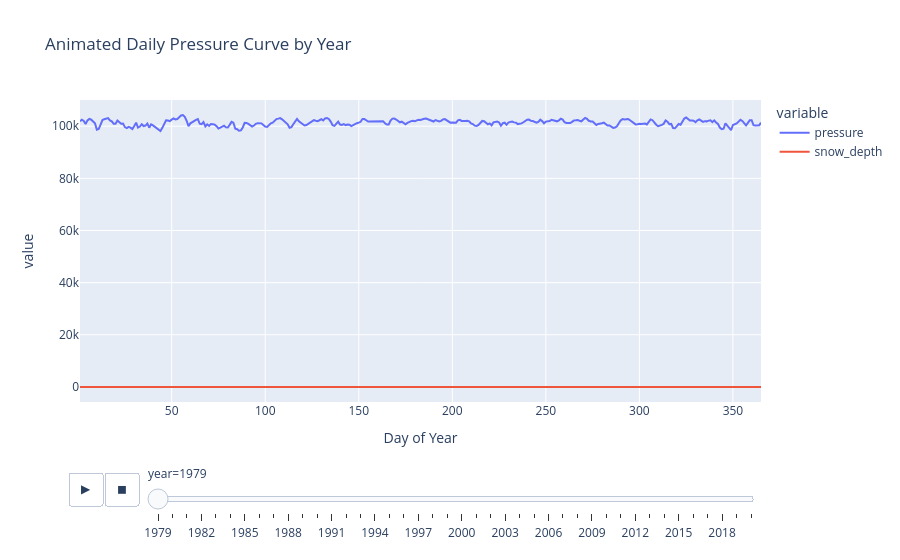

The notebook cell saved with this chart:
### Code cell
fig = px.line(df, x="day", y=["pressure", "snow_depth"], animation_frame="year", title="Animated Daily Pressure Curve by Year",
              labels={"pressure": "Pressure (Pa)", "day": "Day of Year"})
fig.show()

### Figure 1 — Plotly figure (JSON) as saved in the notebook; plotly's stock layout.template omitted (floating-point values rounded to 4 significant figures; data arrays with more than 128 entries replaced by an {"elided": "..."} marker saying what was removed)
{"data": [{"hovertemplate": "variable=pressure<br>year=1979<br>Day of Year=%{x}<br>value=%{y}<extra></extra>", "legendgroup": "pressure", "line": {"color": "#636efa", "dash": "solid"}, "marker": {"symbol": "circle"}, "mode": "lines", "name": "pressure", "orientation": "v", "showlegend": true, "type": "scatter", "x": {"elided": "364 int values"}, "xaxis": "x", "y": {"elided": "364 float values"}, "yaxis": "y"}, {"hovertemplate": "variable=snow_depth<br>year=1979<br>Day of Year=%{x}<br>value=%{y}<extra></extra>", "legendgroup": "snow_depth", "line": {"color": "#EF553B", "dash": "solid"}, "marker": {"symbol": "circle"}, "mode": "lines", "name": "snow_depth", "orientation": "v", "showlegend": true, "type": "scatter", "x": {"elided": "364 int values"}, "xaxis": "x", "y": {"elided": "364 float values"}, "yaxis": "y"}], "layout": {"legend": {"title": {"text": "variable"}, "tracegroupgap": 0}, "sliders": [{"active": 0, "currentvalue": {"prefix": "year="}, "len": 0.9, "pad": {"b": 10, "t": 60}, "steps": [{"args": [["1979"], {"frame": {"duration": 0, "redraw": false}, "fromcurrent": true, "mode": "immediate", "transition": {"duration": 0, "easing": "linear"}}], "label": "1979", "method": "animate"}, {"args": [["1980"], {"frame": {"duration": 0, "redraw": false}, "fromcurrent": true, "mode": "immediate", "transition": {"duration": 0, "easing": "linear"}}], "label": "1980", "method": "animate"}, {"args": [["1981"], {"frame": {"duration": 0, "redraw": false}, "fromcurrent": true, "mode": "immediate", "transition": {"duration": 0, "easing": "linear"}}], "label": "1981", "method": "animate"}, {"args": [["1982"], {"frame": {"duration": 0, "redraw": false}, "fromcurrent": true, "mode": "immediate", "transition": {"duration": 0, "easing": "linear"}}], "label": "1982", "method": "animate"}, {"args": [["1983"], {"frame": {"duration": 0, "redraw": false}, "fromcurrent": true, "mode": "immediate", "transition": {"duration": 0, "easing": "linear"}}], "label": "1983", "method": "animate"}, {"args": [["1984"], {"frame": {"duration": 0, "redraw": false}, "fromcurrent": true, "mode": "immediate", "transition": {"duration": 0, "easing": "linear"}}], "label": "1984", "method": "animate"}, {"args": [["1985"], {"frame": {"duration": 0, "redraw": false}, "fromcurrent": true, "mode": "immediate", "transition": {"duration": 0, "easing": "linear"}}], "label": "1985", "method": "animate"}, {"args": [["1986"], {"frame": {"duration": 0, "redraw": false}, "fromcurrent": true, "mode": "immediate", "transition": {"duration": 0, "easing": "linear"}}], "label": "1986", "method": "animate"}, {"args": [["1987"], {"frame": {"duration": 0, "redraw": false}, "fromcurrent": true, "mode": "immediate", "transition": {"duration": 0, "easing": "linear"}}], "label": "1987", "method": "animate"}, {"args": [["1988"], {"frame": {"duration": 0, "redraw": false}, "fromcurrent": true, "mode": "immediate", "transition": {"duration": 0, "easing": "linear"}}], "label": "1988", "method": "animate"}, {"args": [["1989"], {"frame": {"duration": 0, "redraw": false}, "fromcurrent": true, "mode": "immediate", "transition": {"duration": 0, "easing": "linear"}}], "label": "1989", "method": "animate"}, {"args": [["1990"], {"frame": {"duration": 0, "redraw": false}, "fromcurrent": true, "mode": "immediate", "transition": {"duration": 0, "easing": "linear"}}], "label": "1990", "method": "animate"}, {"args": [["1991"], {"frame": {"duration": 0, "redraw": false}, "fromcurrent": true, "mode": "immediate", "transition": {"duration": 0, "easing": "linear"}}], "label": "1991", "method": "animate"}, {"args": [["1992"], {"frame": {"duration": 0, "redraw": false}, "fromcurrent": true, "mode": "immediate", "transition": {"duration": 0, "easing": "linear"}}], "label": "1992", "method": "animate"}, {"args": [["1993"], {"frame": {"duration": 0, "redraw": false}, "fromcurrent": true, "mode": "immediate", "transition": {"duration": 0, "easing": "linear"}}], "label": "1993", "method": "animate"}, {"args": [["1994"], {"frame": {"duration": 0, "redraw": false}, "fromcurrent": true, "mode": "immediate", "transition": {"duration": 0, "easing": "linear"}}], "label": "1994", "method": "animate"}, {"args": [["1995"], {"frame": {"duration": 0, "redraw": false}, "fromcurrent": true, "mode": "immediate", "transition": {"duration": 0, "easing": "linear"}}], "label": "1995", "method": "animate"}, {"args": [["1996"], {"frame": {"duration": 0, "redraw": false}, "fromcurrent": true, "mode": "immediate", "transition": {"duration": 0, "easing": "linear"}}], "label": "1996", "method": "animate"}, {"args": [["1997"], {"frame": {"duration": 0, "redraw": false}, "fromcurrent": true, "mode": "immediate", "transition": {"duration": 0, "easing": "linear"}}], "label": "1997", "method": "animate"}, {"args": [["1998"], {"frame": {"duration": 0, "redraw": false}, "fromcurrent": true, "mode": "immediate", "transition": {"duration": 0, "easing": "linear"}}], "label": "1998", "method": "animate"}, {"args": [["1999"], {"frame": {"duration": 0, "redraw": false}, "fromcurrent": true, "mode": "immediate", "transition": {"duration": 0, "easing": "linear"}}], "label": "1999", "method": "animate"}, {"args": [["2000"], {"frame": {"duration": 0, "redraw": false}, "fromcurrent": true, "mode": "immediate", "transition": {"duration": 0, "easing": "linear"}}], "label": "2000", "method": "animate"}, {"args": [["2001"], {"frame": {"duration": 0, "redraw": false}, "fromcurrent": true, "mode": "immediate", "transition": {"duration": 0, "easing": "linear"}}], "label": "2001", "method": "animate"}, {"args": [["2002"], {"frame": {"duration": 0, "redraw": false}, "fromcurrent": true, "mode": "immediate", "transition": {"duration": 0, "easing": "linear"}}], "label": "2002", "method": "animate"}, {"args": [["2003"], {"frame": {"duration": 0, "redraw": false}, "fromcurrent": true, "mode": "immediate", "transition": {"duration": 0, "easing": "linear"}}], "label": "2003", "method": "animate"}, {"args": [["2004"], {"frame": {"duration": 0, "redraw": false}, "fromcurrent": true, "mode": "immediate", "transition": {"duration": 0, "easing": "linear"}}], "label": "2004", "method": "animate"}, {"args": [["2005"], {"frame": {"duration": 0, "redraw": false}, "fromcurrent": true, "mode": "immediate", "transition": {"duration": 0, "easing": "linear"}}], "label": "2005", "method": "animate"}, {"args": [["2006"], {"frame": {"duration": 0, "redraw": false}, "fromcurrent": true, "mode": "immediate", "transition": {"duration": 0, "easing": "linear"}}], "label": "2006", "method": "animate"}, {"args": [["2007"], {"frame": {"duration": 0, "redraw": false}, "fromcurrent": true, "mode": "immediate", "transition": {"duration": 0, "easing": "linear"}}], "label": "2007", "method": "animate"}, {"args": [["2008"], {"frame": {"duration": 0, "redraw": false}, "fromcurrent": true, "mode": "immediate", "transition": {"duration": 0, "easing": "linear"}}], "label": "2008", "method": "animate"}, {"args": [["2009"], {"frame": {"duration": 0, "redraw": false}, "fromcurrent": true, "mode": "immediate", "transition": {"duration": 0, "easing": "linear"}}], "label": "2009", "method": "animate"}, {"args": [["2010"], {"frame": {"duration": 0, "redraw": false}, "fromcurrent": true, "mode": "immediate", "transition": {"duration": 0, "easing": "linear"}}], "label": "2010", "method": "animate"}, {"args": [["2011"], {"frame": {"duration": 0, "redraw": false}, "fromcurrent": true, "mode": "immediate", "transition": {"duration": 0, "easing": "linear"}}], "label": "2011", "method": "animate"}, {"args": [["2012"], {"frame": {"duration": 0, "redraw": false}, "fromcurrent": true, "mode": "immediate", "transition": {"duration": 0, "easing": "linear"}}], "label": "2012", "method": "animate"}, {"args": [["2013"], {"frame": {"duration": 0, "redraw": false}, "fromcurrent": true, "mode": "immediate", "transition": {"duration": 0, "easing": "linear"}}], "label": "2013", "method": "animate"}, {"args": [["2014"], {"frame": {"duration": 0, "redraw": false}, "fromcurrent": true, "mode": "immediate", "transition": {"duration": 0, "easing": "linear"}}], "label": "2014", "method": "animate"}, {"args": [["2015"], {"frame": {"duration": 0, "redraw": false}, "fromcurrent": true, "mode": "immediate", "transition": {"duration": 0, "easing": "linear"}}], "label": "2015", "method": "animate"}, {"args": [["2016"], {"frame": {"duration": 0, "redraw": false}, "fromcurrent": true, "mode": "immediate", "transition": {"duration": 0, "easing": "linear"}}], "label": "2016", "method": "animate"}, {"args": [["2017"], {"frame": {"duration": 0, "redraw": false}, "fromcurrent": true, "mode": "immediate", "transition": {"duration": 0, "easing": "linear"}}], "label": "2017", "method": "animate"}, {"args": [["2018"], {"frame": {"duration": 0, "redraw": false}, "fromcurrent": true, "mode": "immediate", "transition": {"duration": 0, "easing": "linear"}}], "label": "2018", "method": "animate"}, {"args": [["2019"], {"frame": {"duration": 0, "redraw": false}, "fromcurrent": true, "mode": "immediate", "transition": {"duration": 0, "easing": "linear"}}], "label": "2019", "method": "animate"}, {"args": [["2020"], {"frame": {"duration": 0, "redraw": false}, "fromcurrent": true, "mode": "immediate", "transition": {"duration": 0, "easing": "linear"}}], "label": "2020", "method": "animate"}], "x": 0.1, "xanchor": "left", "y": 0, "yanchor": "top"}], "title": {"text": "Animated Daily Pressure Curve by Year"}, "updatemenus": [{"buttons": [{"args": [null, {"frame": {"duration": 500, "redraw": false}, "fromcurrent": true, "mode": "immediate", "transition": {"duration": 500, "easing": "linear"}}], "label": "&#9654;", "method": "animate"}, {"args": [[null], {"frame": {"duration": 0, "redraw": false}, "fromcurrent": true, "mode": "immediate", "transition": {"duration": 0, "easing": "linear"}}], "label": "&#9724;", "method": "animate"}], "direction": "left", "pad": {"r": 10, "t": 70}, "showactive": false, "type": "buttons", "x": 0.1, "xanchor": "right", "y": 0, "yanchor": "top"}], "xaxis": {"anchor": "y", "domain": [0, 1], "title": {"text": "Day of Year"}}, "yaxis": {"anchor": "x", "domain": [0, 1], "title": {"text": "value"}}}}
